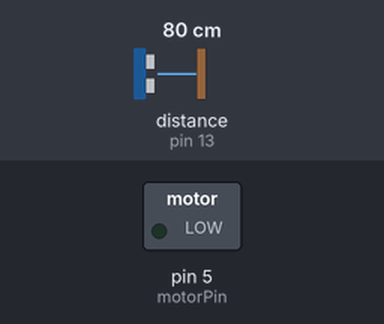
The sketch below on a simulated Arduino Uno, built with avr-gcc and run on an emulated ATmega328P. On the bench: switched loads named in the sketch (green lamp = pin HIGH). Wiring (inferred from the names in the program): ultrasonic range finder: trigger pin 12; echo pin 13. Inputs (shaded band) come from the test bench; at power-on: distance to the obstacle (sensor on pin 13) 80 cm. The echo pulse lasts 58.3 µs per cm; pins used as bus, display or sensor lines are not drawn.

Above: at 1.2 s.
1.3 s: distance to the obstacle (sensor on pin 13) set to 64 cm
2.8 s: distance to the obstacle (sensor on pin 13) set to 56 cm
At 3.4 s:
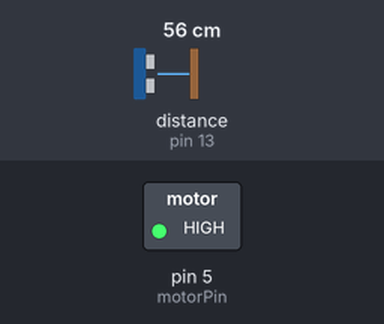
4.3 s: distance to the obstacle (sensor on pin 13) set to 60 cm
At 5.7 s:
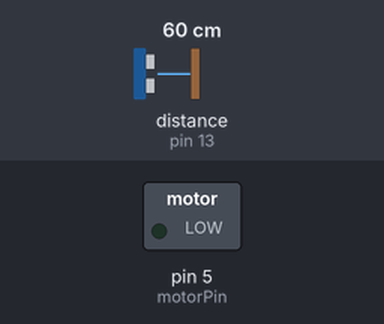
6.0 s: distance to the obstacle (sensor on pin 13) set to 2 cm
At 6.8 s:
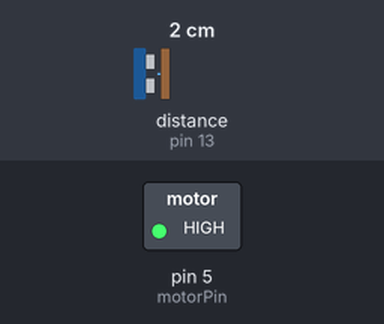
Timing chart, 0 to 8.6 s (numbered marks = the images above; inputs shaded):
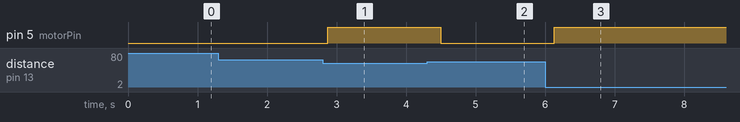

The sketch:

ultraAndVibra.ino
```cpp
const int out=12;
const int in=13;
const int motorPin = 5;
long int duration, distanceInches, distanceCm;
int limitCm = 60;

void setup() {
  pinMode(motorPin, OUTPUT);
  pinMode(out, OUTPUT);
  pinMode(in, INPUT);

}

void loop() {
  digitalWrite(out,LOW);
  delayMicroseconds(2);

  digitalWrite(out,HIGH);
  delayMicroseconds(10);
  digitalWrite(out,LOW);

  duration = pulseIn(in,HIGH);

  distanceCm = microsecondsToCentimeters(duration);

  checkLimit();
  delay(200);

}

void checkLimit()
{

  if (distanceCm < limitCm) {
    digitalWrite(motorPin, HIGH);
  }else {
    digitalWrite(motorPin, LOW);
  }

}

long microsecondsToInches (long microseconds) {
  return microseconds / 74 / 2;
}

long microsecondsToCentimeters(long microseconds) {
  return microseconds / 29 / 2;
}
```

Measured:
- the behaviour switches between 60 and 59 cm on distance to the obstacle (sensor on pin 13) (found by bisection; images 0 and 1)
- after the input at 1.3 s, every drawn part: stays the same
- after the input at 2.8 s, pin 5 (motorPin): LOW → HIGH after 0.07 s
- after the input at 4.3 s, pin 5 (motorPin): HIGH → LOW after 0.20 s
- after the input at 6.0 s, pin 5 (motorPin): LOW → HIGH after 0.13 s
